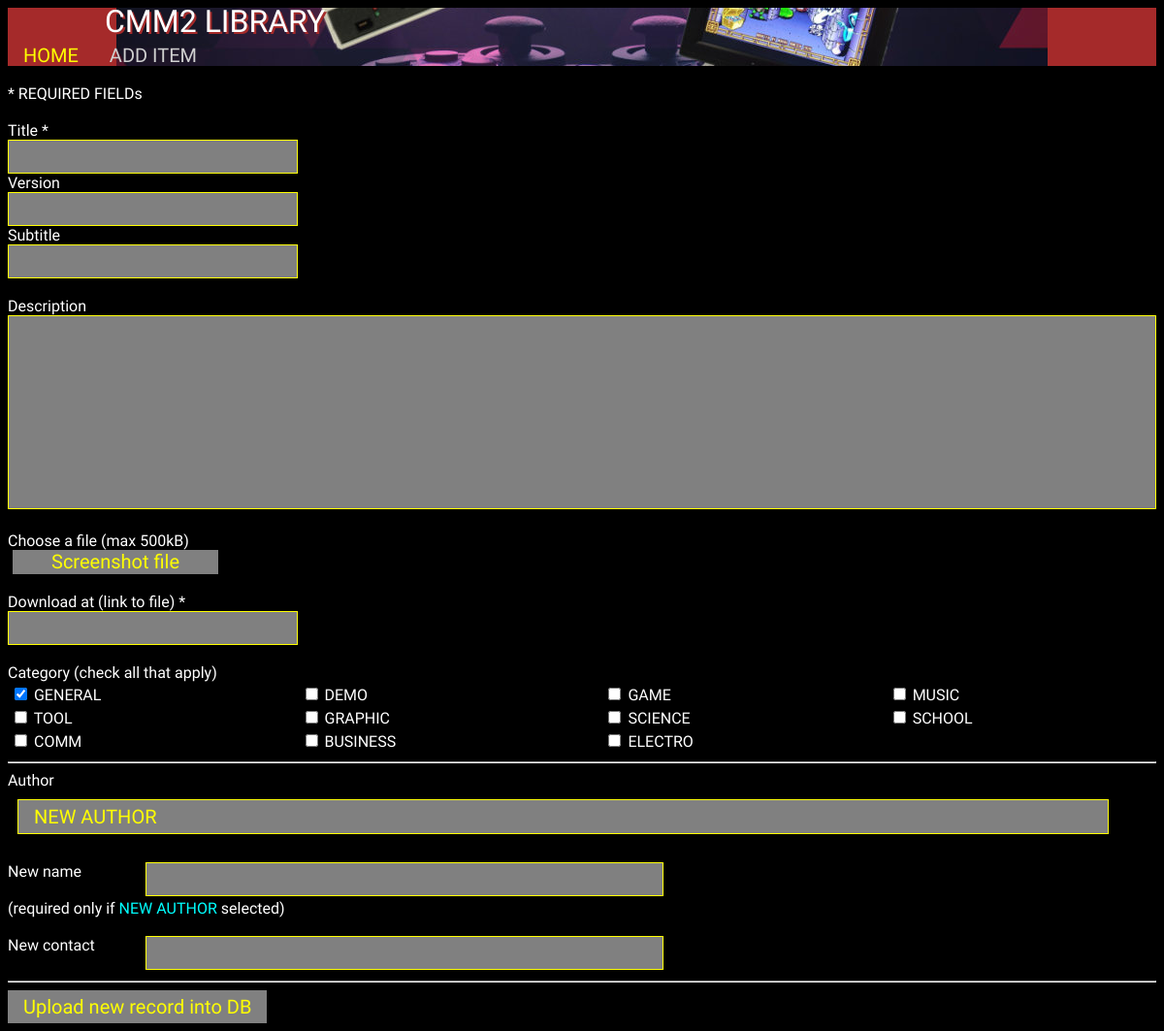
Before: /newApp.php with the older database file.
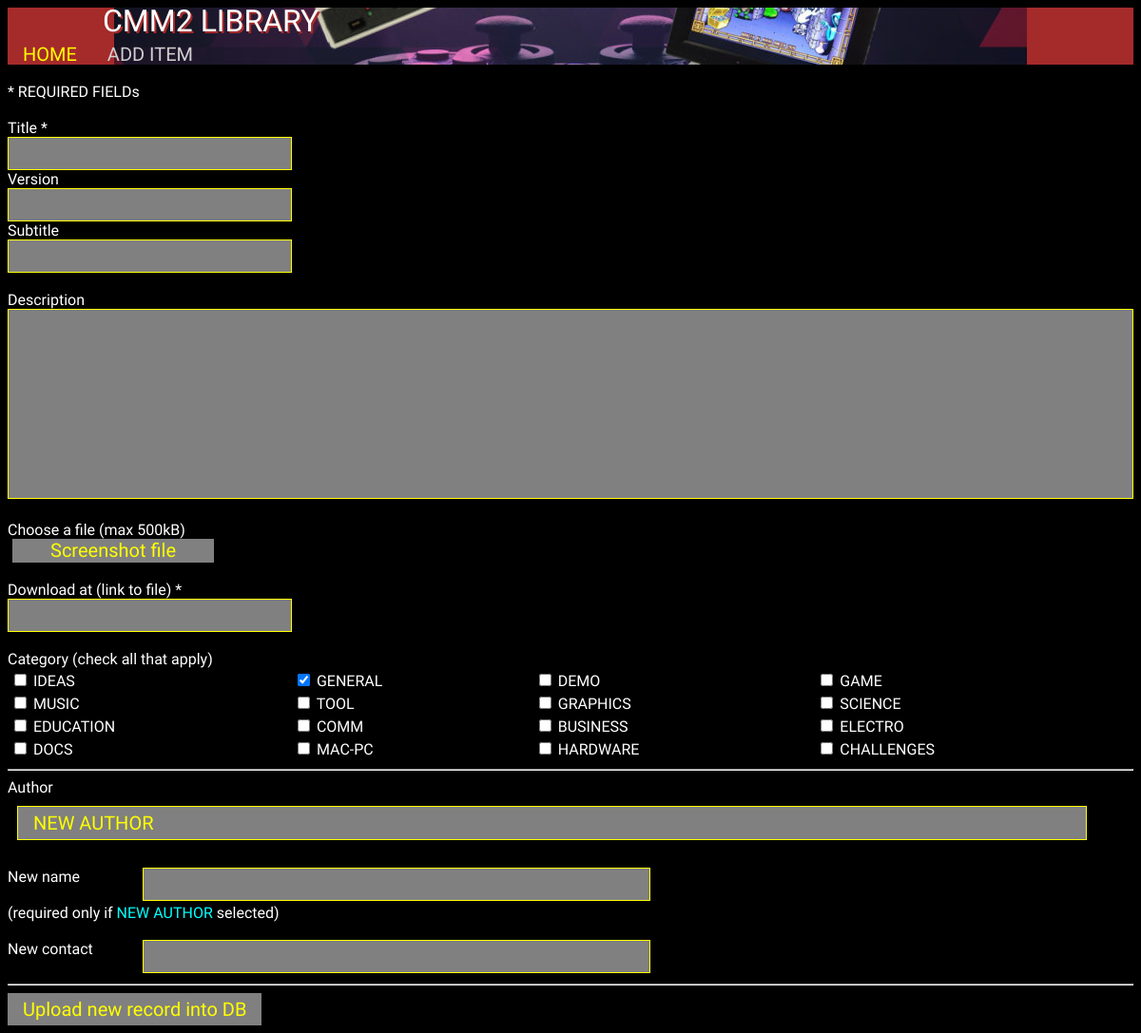
After: the same page with the newer database file.
### tables this page shows
CREATE TABLE IF NOT EXISTS `categories` (
  `id` int(11) NOT NULL AUTO_INCREMENT,
  `category` varchar(200) NOT NULL,
  PRIMARY KEY (`id`),
  KEY `name` (`category`)
);

### newApp.php (the view, shortened to what this page needs)
<!DOCTYPE html>
<html>
<head>
</head>
<body>
<div class="navbar">
	<a href="index.php">HOME</a>
	<div>ADD ITEM</div>
</div>
<div style="text-shadow: 2px 2px brown;font-family: 'Audiowide', sans-serif;line-height: 90%;padding-left: 100px;position: fixed; color: White; margin-top: -60px;font-size: 32px;">
CMM2 LIBRARY
</div>
	<?php
		$authors = array();
		$contacts = array();
    $ids = array();
    $id = 2;
		$sql= 'SELECT * FROM authors ORDER BY author ASC';
		$result = mysql_query($sql) or die('Query failed: ' . mysql_error());
		if ($result)
		{
			while ($row = mysql_fetch_assoc($result))
			{
				$authors[$id] = $row['author'];
				$ids[$id] = $row['id'];
				$contacts[$id] = $row['contact'];
				$id++;
			}
		}
		$authors[1] = 'NEW AUTHOR';
		$contacts[1] = '';
	?>
	<br> * REQUIRED FIELDs<br><br>
	<form name="addPrg" action="insertNewApp.php"  onsubmit="return validateForm()" method="post" enctype="multipart/form-data">
		Title *<br><input type="text" name="title">&nbsp;&nbsp;&nbsp;<br>
		Version <br><input type="text" name="version">&nbsp;&nbsp;&nbsp;<br>
		Subtitle <br><input type="text" name="subtitle"><br><br>
		Description <br><textarea name="description" rows="25" cols="80" style="resize:none"></textarea><br>
		<br>Choose a file (max 500kB)<span class="file-name" id="fileInfo"></span><br>
		<input type="file" id="screen" name="screen" class="customFile" onchange="validateFile()">
		<br><br>
		Download at (link to file) *<br><input type="text" name="link" width=200px><br><br>
		Category (check all that apply)<br>
			<?php
				$countCat = 1;
				$sql= 'SELECT * FROM categories ORDER BY id ASC';
				$result = mysql_query($sql) or die('Query failed: ' . mysql_error());
				echo '<table style="width:100%"><tr>';
				if ($result)
					while ($row = mysql_fetch_assoc($result))
					{
						echo '<td>';
						echo '<input type="checkbox" name="category' . $row['id'] . '" value="' . $row['id'] . '"';
						if ($row['id'] == 1)
							echo ' checked>';
						else
							echo '>';
						echo '<label for category' . $row['id'] . ' class "container"> ' . strtoupper($row['category']);
						echo '</label></td>';
						$countCat++;
						if ($countCat == 5)
						{
							$countCat = 1;
							echo '</tr>';
						}
					}
				echo '</table>';
			?>
		<hr>
			<label for="author">Author </label>
			<?php
			echo '<select class="select-css" id="author" name="author" onchange="authorSelected()">';
				for ($i = 1; $i <= count($authors); $i++)
				{
					$au = $authors[$i]; if ($contacts[$i] != '') $au .= ' {' . $contacts[$i] . '}';
					echo '<option value="' . $ids[$i] . '">' . $au . '</option>';
				}
			echo '</select><br>';
			?>
			New name <input style="left:150px;position:absolute;width:500px" type="text" name="new_author" id="new_author"><br>
			<br>(required only if <span style="color:cyan;">NEW AUTHOR</span> selected)<br>
			<br>New contact <input style="left:150px;position:absolute;width:500px" type="text" name="contact" id="contact"><br><br>
		<hr>
		<input id="submit" type="submit" value="Upload new record into DB" onmouseover="submitOver()" onmouseout="submitOut()">
	</form>
</body>
</html>

Changed rows visible on the page:
added categories: category "IDEAS"
changed categories: category "GRAPHIC" → "GRAPHICS"
changed categories: category "SCHOOL" → "EDUCATION"
added categories: category "DOCS"
added categories: category "MAC-PC"
added categories: category "HARDWARE"
added categories: category "CHALLENGES"
